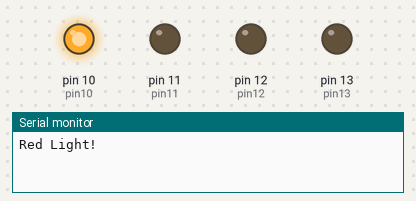
Bench run of a sketch on a simulated Arduino Uno, built with avr-gcc and run on an emulated ATmega328P. Shown: output pins drawn as LEDs (lit = HIGH), the last lines printed to the serial monitor.

Above: at 3.5 s.
At 10.5 s:
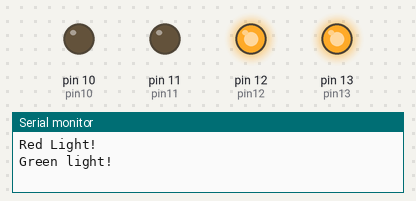
At 14.2 s:
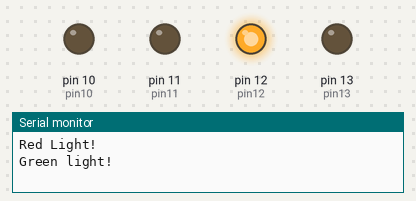
At 19.0 s:
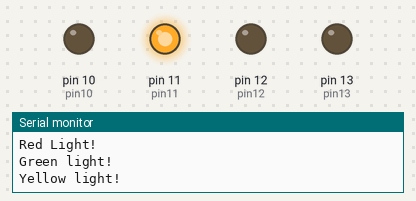
Timing chart, 0 to 26.7 s (numbered marks = the images above):
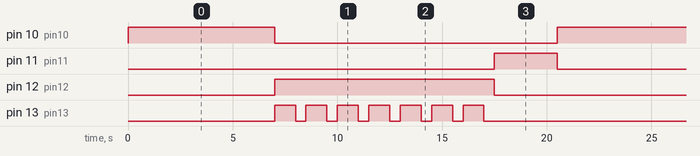

The sketch:

trafficlight.ino
```cpp
// Project: Traffic Light
// Date: April 6, 2020
// Description: An Arduino project that simulates a traffic light. Includes a timer rotating through a green, green arrow, yellow, and red light.


int pin10 = 10;
int pin11 = 11;
int pin12 = 12;
int pin13 = 13;

void setup() {
  Serial.begin(9600);

  // Sets pins to output

  pinMode(pin10, OUTPUT);
  pinMode(pin11, OUTPUT);
  pinMode(pin12, OUTPUT);
  pinMode(pin13, OUTPUT);

  // Sets pins to "off"

  digitalWrite(pin10, LOW);
  digitalWrite(pin11, LOW);
  digitalWrite(pin12, LOW);
  digitalWrite(pin13, LOW);
}

void loop() {

  // Starts off with a red light for 7 seconds

  digitalWrite(pin10, HIGH);
  Serial.println("Red Light!");
  delay(7000);
  digitalWrite(pin10, LOW);


  // Proceeds to a green light for 10.5 seconds

  digitalWrite(pin12, HIGH);
  Serial.println("Green light!");
  // loop blinks second green
  for(int i = 0; i < 7; i++){
    digitalWrite(pin13, HIGH);
    delay(1000);
    digitalWrite(pin13, LOW);
    delay(500);
  }

  digitalWrite(pin12, LOW);

  // Proceeds to a yellow light for 3 seconds

  digitalWrite(pin11, HIGH);
  Serial.println("Yellow light!");
  delay(3000);
  digitalWrite(pin11, LOW);
}
```

Measured:
- by itself, pin 10 (pin10): alternates HIGH for 7.0 s and LOW for 13.5 s
- by itself, pin 11 (pin11): alternates HIGH for 3.0 s and LOW for 17.5 s
- by itself, pin 12 (pin12): alternates HIGH for 10.5 s and LOW for 10.0 s
- by itself, pin 13 (pin13): repeats every 20.5 s: 6 × (LOW 0.50 s, HIGH 1.0 s), LOW 10.5 s, HIGH 1.0 s
